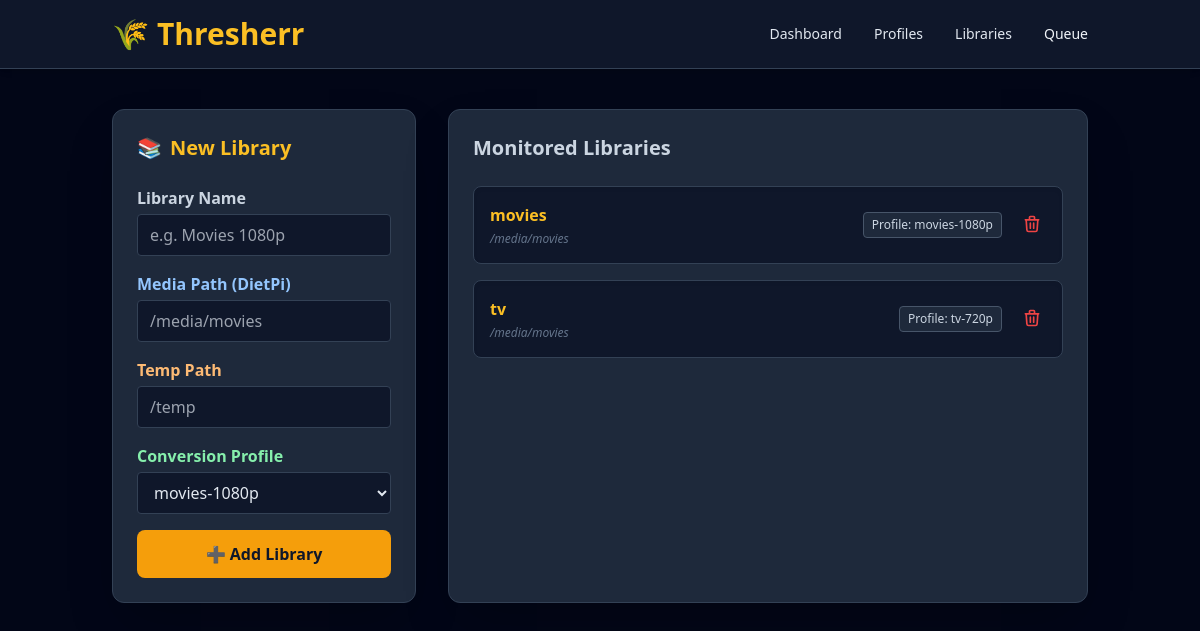
Page /libraries on the earlier database version.
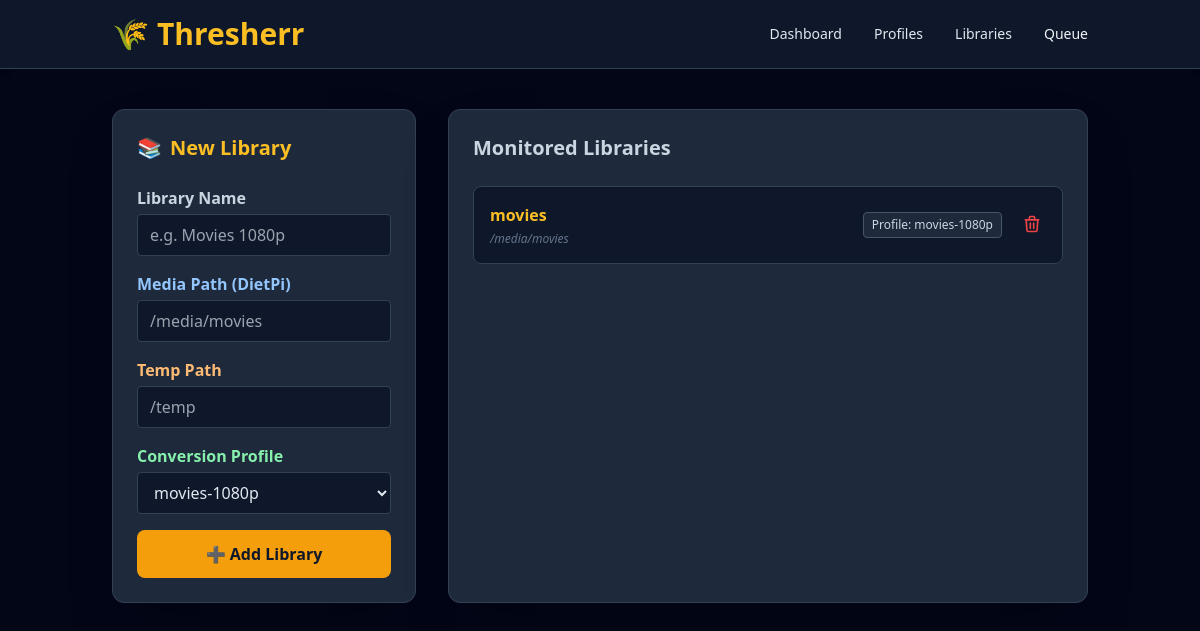
Same page on the later database version.
### models.py (models this page shows)
class Library(Base):
    __tablename__ = "libraries"
    id = Column(Integer, primary_key=True, index=True)
    name = Column(String)
    media_path = Column(String)
    temp_path = Column(String)
    profile_id = Column(Integer, ForeignKey("profiles.id"))
    profile = relationship("Profile", back_populates="libraries")

class Profile(Base):
    __tablename__ = "profiles"
    id = Column(Integer, primary_key=True, index=True)
    name = Column(String)
    video_codec = Column(String)
    container = Column(String)
    video_max_res = Column(Integer)
    video_max_bitrate = Column(Integer)
    audio_codec = Column(String)
    audio_def_language = Column(String, nullable=True)
    audio_languages = Column(String, nullable=True)
    subtitle_codec = Column(String)
    subtitle_def_language = Column(String, nullable=True)
    subtitle_languages = Column(String, nullable=True)
    libraries = relationship("Library", back_populates="profile", cascade="all, delete-orphan")

### main.py (the view)
@app.get("/libraries", response_class=HTMLResponse)
async def get_libraries(request: Request, db: Session = Depends(get_db)):
    libraries = db.query(models.Library).all()
    profiles = db.query(models.Profile).all()
    return templates.TemplateResponse(
        request=request,
        name="libraries.html",
        context={"libraries": libraries, "profiles": profiles}
    )

### templates/libraries.html
{% extends "base.html" %}
{% block content %}
<div class="grid grid-cols-1 lg:grid-cols-3 gap-8">
    <section class="lg:col-span-1 bg-slate-800 p-6 rounded-xl border border-slate-700 shadow-2xl">
        <h2 class="text-xl font-bold mb-6 text-amber-400 flex items-center">
            <span class="mr-2">📚</span> New Library
        </h2>
        <form action="/libraries" method="POST" class="space-y-4">
            <div>
                <label class="block font-semibold mb-1 text-slate-300">Library Name</label>
                <input type="text" name="name" placeholder="e.g. Movies 1080p" required
                       class="w-full bg-slate-900 border border-slate-700 rounded px-3 py-2 text-slate-200 focus:border-amber-500 outline-none">
            </div>
            <div>
                <label class="block font-semibold mb-1 text-blue-300">Media Path (DietPi)</label>
                <input type="text" name="media_path" placeholder="/media/movies" required
                       class="w-full bg-slate-900 border border-slate-700 rounded px-3 py-2 text-slate-200 focus:border-blue-500 outline-none">
            </div>
            <div>
                <label class="block font-semibold mb-1 text-orange-300">Temp Path</label>
                <input type="text" name="temp_path" placeholder="/temp" required
                       class="w-full bg-slate-900 border border-slate-700 rounded px-3 py-2 text-slate-200 focus:border-orange-500 outline-none">
            </div>
            <div>
                <label class="block font-semibold mb-1 text-green-300">Conversion Profile</label>
                <select name="profile_id" required class="w-full bg-slate-900 border border-slate-700 rounded px-3 py-2 text-slate-200 focus:border-green-500 outline-none">
                    {% for profile in profiles %}
                        <option value="{{ profile.id }}">{{ profile.name }}</option>
                    {% endfor %}
                </select>
            </div>
            <button type="submit" class="w-full bg-amber-500 hover:bg-amber-600 text-slate-900 font-bold py-3 rounded-lg mt-4 transition-all transform active:scale-95">
                ➕ Add Library
            </button>
        </form>
    </section>
    <section class="lg:col-span-2 bg-slate-800 p-6 rounded-xl border border-slate-700 shadow-2xl">
        <h2 class="text-xl font-bold mb-6 text-slate-300">Monitored Libraries</h2>
        <div class="space-y-4">
            {% for lib in libraries %}
                <div class="bg-slate-900 p-4 rounded-lg border border-slate-700 flex justify-between items-center shadow-inner">
                    <div>
                        <h3 class="font-bold text-amber-400">{{ lib.name }}</h3>
                        <p class="text-xs text-slate-500 mt-1 italic">{{ lib.media_path }}</p>
                    </div>
                    <div class="flex items-center gap-4">
                        <span class="text-xs bg-slate-800 px-2 py-1 rounded border border-slate-600 text-slate-300">
                            Profile: {{ lib.profile.name }}
                        </span>
                        <form action="/libraries/{{ lib.id }}/delete" method="POST" onsubmit="return confirm('Are you sure you want to delete this library?');">
                            <button type="submit" class="text-red-500 hover:text-red-400 transition-colors p-1" title="Delete Library">
                                <svg xmlns="http://www.w3.org/2000/svg" class="h-5 w-5" fill="none" viewBox="0 0 24 24" stroke="currentColor">
                                    <path stroke-linecap="round" stroke-linejoin="round" stroke-width="2" d="M19 7l-.867 12.142A2 2 0 0116.138 21H7.862a2 2 0 01-1.995-1.858L5 7m5 4v6m4-6v6m1-10V4a1 1 0 00-1-1h-4a1 1 0 00-1 1v3M4 7h16" />
                                </svg>
                            </button>
                        </form>
                    </div>
                </div>
            {% else %}
                <p class="text-slate-500 italic text-center py-10">No libraries added yet.</p>
            {% endfor %}
        </div>
    </section>
</div>
{% endblock %}

Differences in the rows shown:
removed Library: name "tv", media_path "/media/movies", profile.name "tv-720p"
